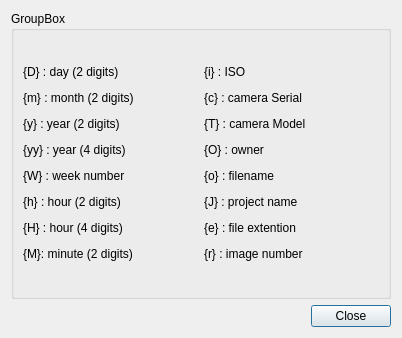
<?xml version="1.0" encoding="UTF-8"?>
<ui version="4.0">
 <class>shortcutDialog</class>
 <widget class="QDialog" name="shortcutDialog">
  <property name="geometry">
   <rect>
    <x>0</x>
    <y>0</y>
    <width>402</width>
    <height>338</height>
   </rect>
  </property>
  <property name="windowTitle">
   <string>Dialog</string>
  </property>
  <layout class="QVBoxLayout" name="verticalLayout">
   <item>
    <widget class="QGroupBox" name="groupBox">
     <property name="title">
      <string>GroupBox</string>
     </property>
     <layout class="QHBoxLayout" name="horizontalLayout">
      <item>
       <widget class="QLabel" name="label">
        <property name="text">
         <string>&lt;html&gt;&lt;head/&gt;&lt;body&gt;&lt;p&gt;{D} : day (2 digits)&lt;/p&gt;&lt;p&gt;{m} : month (2 digits)&lt;/p&gt;&lt;p&gt;{y} : year (2 digits)&lt;/p&gt;&lt;p&gt;{yy} : year (4 digits)&lt;/p&gt;&lt;p&gt;{W} : week number&lt;/p&gt;&lt;p&gt;{h} : hour (2 digits)&lt;/p&gt;&lt;p&gt;{H} : hour (4 digits)&lt;/p&gt;&lt;p&gt;{M}: minute (2 digits)&lt;/p&gt;&lt;/body&gt;&lt;/html&gt;</string>
        </property>
        <property name="wordWrap">
         <bool>true</bool>
        </property>
        <property name="textInteractionFlags">
         <set>Qt::LinksAccessibleByMouse|Qt::TextSelectableByKeyboard|Qt::TextSelectableByMouse</set>
        </property>
       </widget>
      </item>
      <item>
       <widget class="QLabel" name="label_2">
        <property name="text">
         <string>&lt;html&gt;&lt;head/&gt;&lt;body&gt;&lt;p&gt;{i} : ISO&lt;/p&gt;&lt;p&gt;{c} : camera Serial&lt;/p&gt;&lt;p&gt;{T} : camera Model&lt;/p&gt;&lt;p&gt;{O} : owner&lt;/p&gt;&lt;p&gt;{o} : filename&lt;/p&gt;&lt;p&gt;{J} : project name&lt;/p&gt;&lt;p&gt;{e} : file extention&lt;/p&gt;&lt;p&gt;{r} : image number&lt;/p&gt;&lt;/body&gt;&lt;/html&gt;</string>
        </property>
       </widget>
      </item>
     </layout>
    </widget>
   </item>
   <item>
    <widget class="QDialogButtonBox" name="buttonBox">
     <property name="orientation">
      <enum>Qt::Horizontal</enum>
     </property>
     <property name="standardButtons">
      <set>QDialogButtonBox::Close</set>
     </property>
    </widget>
   </item>
  </layout>
 </widget>
 <resources/>
 <connections>
  <connection>
   <sender>buttonBox</sender>
   <signal>accepted()</signal>
   <receiver>shortcutDialog</receiver>
   <slot>accept()</slot>
   <hints>
    <hint type="sourcelabel">
     <x>248</x>
     <y>254</y>
    </hint>
    <hint type="destinationlabel">
     <x>157</x>
     <y>274</y>
    </hint>
   </hints>
  </connection>
  <connection>
   <sender>buttonBox</sender>
   <signal>rejected()</signal>
   <receiver>shortcutDialog</receiver>
   <slot>reject()</slot>
   <hints>
    <hint type="sourcelabel">
     <x>316</x>
     <y>260</y>
    </hint>
    <hint type="destinationlabel">
     <x>286</x>
     <y>274</y>
    </hint>
   </hints>
  </connection>
 </connections>
</ui>
